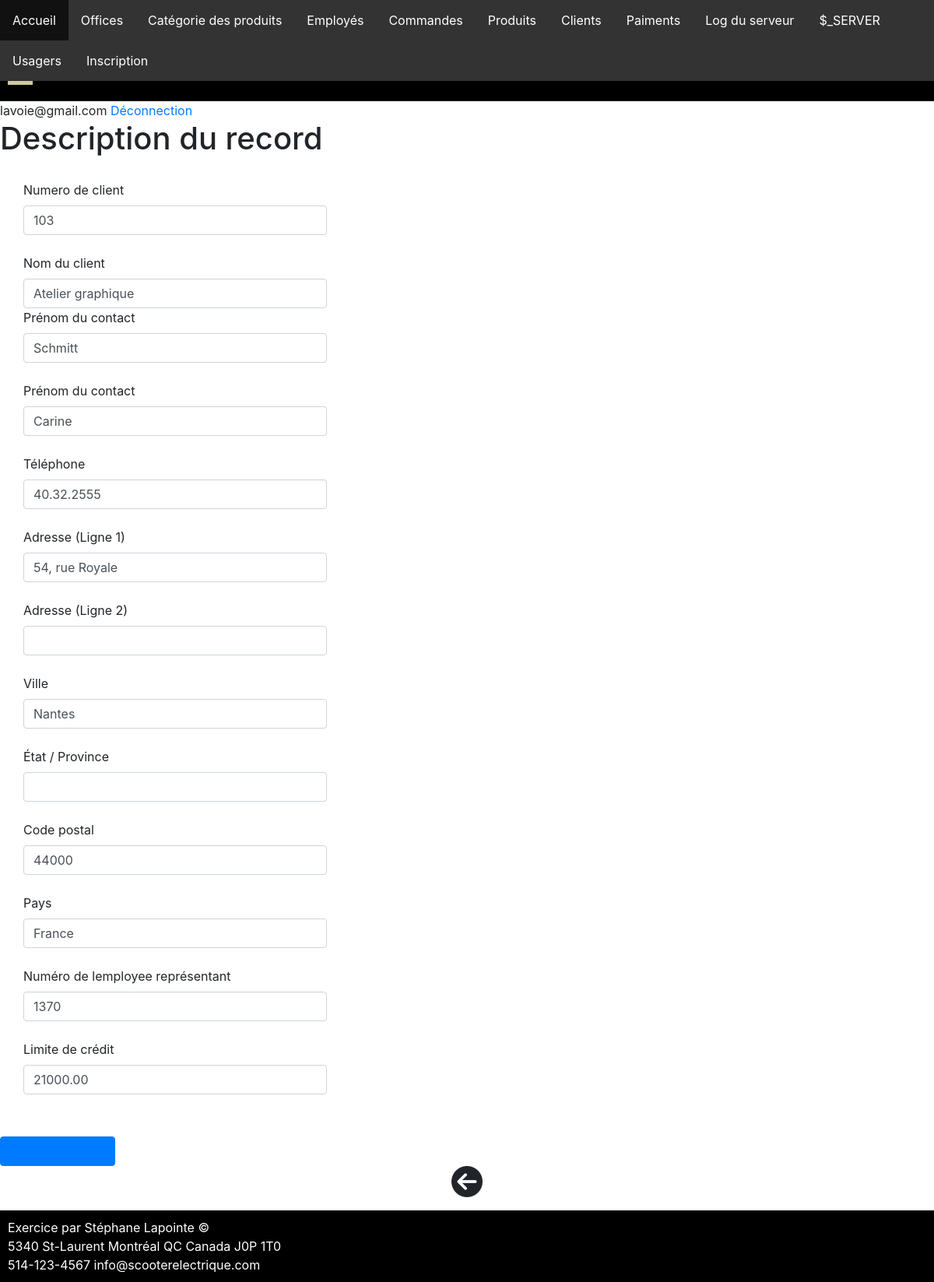
Screenshot of /index.php?op=602&customerNumber=103 (signed in) with the database file from the repository.
### tables this page shows
CREATE TABLE `customers` (
  `customerNumber` int(11) NOT NULL,
  `customerName` varchar(50) NOT NULL,
  `contactLastName` varchar(50) NOT NULL,
  `contactFirstName` varchar(50) NOT NULL,
  `phone` varchar(50) NOT NULL,
  `addressLine1` varchar(50) NOT NULL,
  `addressLine2` varchar(50) DEFAULT NULL,
  `city` varchar(50) NOT NULL,
  `state` varchar(50) DEFAULT NULL,
  `postalCode` varchar(15) DEFAULT NULL,
  `country` varchar(50) NOT NULL,
  `salesRepEmployeeNumber` int(11) DEFAULT NULL,
  `creditLimit` decimal(10,2) DEFAULT NULL,
  PRIMARY KEY (`customerNumber`),
  KEY `salesRepEmployeeNumber` (`salesRepEmployeeNumber`),
  CONSTRAINT `customers_ibfk_1` FOREIGN KEY (`salesRepEmployeeNumber`) REFERENCES `employees` (`employeeNumber`)
);

### db_pdo.php (called while the page is built, shortened)
<?php
class DB
{
    private $host = HOST;
    private $db_name = DB_NAME;
    private $username = USER_NAME;
    private $password = USER_PW;
    private $pdo;
    public function __construct()
    {
        $port = 3306;
        $charset = 'utf8mb4';
        $dsn = "mysql:host=$this->host;dbname=$this->db_name;charset=$charset;port=$port";
        $options = [
            PDO::ATTR_ERRMODE => PDO::ERRMODE_EXCEPTION,
            PDO::ATTR_DEFAULT_FETCH_MODE => PDO::FETCH_ASSOC,
            PDO::ATTR_EMULATE_PREPARES => false,
        ];
        try {
            $this->pdo = new PDO($dsn, $this->username, $this->password, $options);
        } catch (\PDOException $e) {
            throw new \PDOException($e->getMessage(), (int) $e->getCode());
        }
    }
    public function query($sql_str)
    {
        try {
            $result = $this->pdo->query($sql_str);
        } catch (\PDOException $e) {
            throw new \PDOException($e->getMessage(), (int) $e->getCode());
        }
        return $result;
    }
    public function querySelect($sql_str)
    {
        $records = $this->query($sql_str)->fetchAll();
        return $records;
    }
}

### customers.php (the view, shortened to what this page needs)
<?php
    require_once 'db_pdo.php';
    require_once 'webpage.php';
    class customers
    {
        public function displayRecord($customerNumber)
        {
            $DB = new DB();
            $sql_str = 'SELECT * FROM customers WHERE customerNumber='.$customerNumber;
            $record = $DB->querySelect($sql_str);
            $record = $record[0];
            $Page = new webPage();
            $Page->content = '';
            $Page->content .= '<form method="POST" style="width:390px;margin:30px">';
            $Page->content .= '<fieldset>';
            $Page->content .= '<label> Numero de client </label> <input class="form-control" type="text" name="customerNumber" maxlength="50" required value="'.$record['customerNumber'].'"> <br>';
            $Page->content .= '<label> Nom du client </label> <input class="form-control" type="text" name="customerName" maxlength="255" value="'.$record['customerName'].'" <br>';
            $Page->content .= '<label> Prénom du contact </label> <input class="form-control" type="text" name="contactLastName" maxlength="50" value="'.$record['contactLastName'].'"><br>';
            $Page->content .= '<label> Prénom du contact </label> <input class="form-control" type="text" name="contactFirstName" maxlength="50" value="'.$record['contactFirstName'].'"><br>';
            $Page->content .= '<label> Téléphone </label> <input class="form-control" type="text" name="phone" maxlength="50" value="'.$record['phone'].'"> <br>';
            $Page->content .= '<label> Adresse (Ligne 1) </label> <input class="form-control" type="text" name="addressLine1" maxlength="50" value="'.$record['addressLine1'].'"> <br>';
            $Page->content .= '<label> Adresse (Ligne 2) </label> <input class="form-control" type="text" name="addressLine2" maxlength="50" value="'.$record['addressLine2'].'"> <br>';
            $Page->content .= '<label> Ville </label> <input class="form-control" type="text" name="city" maxlength="50" value="'.$record['city'].'"> <br>';
            $Page->content .= '<label> État / Province </label> <input class="form-control" type="text" name="state" maxlength="50" value="'.$record['state'].'"> <br>';
            $Page->content .= '<label> Code postal </label> <input class="form-control" type="text" name="postalCode" maxlength="15" value="'.$record['postalCode'].'"> <br>';
            $Page->content .= '<label> Pays </label> <input class="form-control" type="text" name="country" maxlength="50" value="'.$record['country'].'"> <br>';
            $Page->content .= '<label> Numéro de lemployee représentant </label> <input class="form-control" type="text" name="salesRepEmployeeNumber" maxlength="11" value="'.$record['salesRepEmployeeNumber'].'"> <br>';
            $Page->content .= '<label> Limite de crédit </label> <input class="form-control" type="text" name="creditLimit" maxlength="50" value="'.$record['creditLimit'].'"> <br>';
            $Page->content .= '</fieldset>';
            $Page->content .= '</form>';
            $Page->content .= '<button type="button" class="btn btn-primary"><a href="index.php?op=600">Retour à la table</a></button>';
            die();
        }
    }

### css/global.css (style rules this page uses)
body { margin-top: 0; }

### webpage.php (style rules this page uses)
body { margin: 0; }

### rows the page displays
customers: customerNumber "103", customerName "Atelier graphique", contactLastName "Schmitt", contactFirstName "Carine", phone "40.32.2555", addressLine1 "54, rue Royale", city "Nantes", postalCode "44000", country "France", salesRepEmployeeNumber "1370", creditLimit "21000.00"

### other values shown
$_SESSION['email'] "lavoie@gmail.com"
$this->title "Description du record"
$this->author "Stéphane Lapointe"
COMPANY_STREET_ADDRESS "5340 St-Laurent"
COMPANY_CITY "Montréal"
COMPANY_PROVINCE "QC"
COMPANY_COUNTRY "Canada"
COMPANY_POSTAL_CODE "J0P 1T0"
COMPANY_TEL "514-123-4567"
COMPANY_EMAIL "info@scooterelectrique.com"
